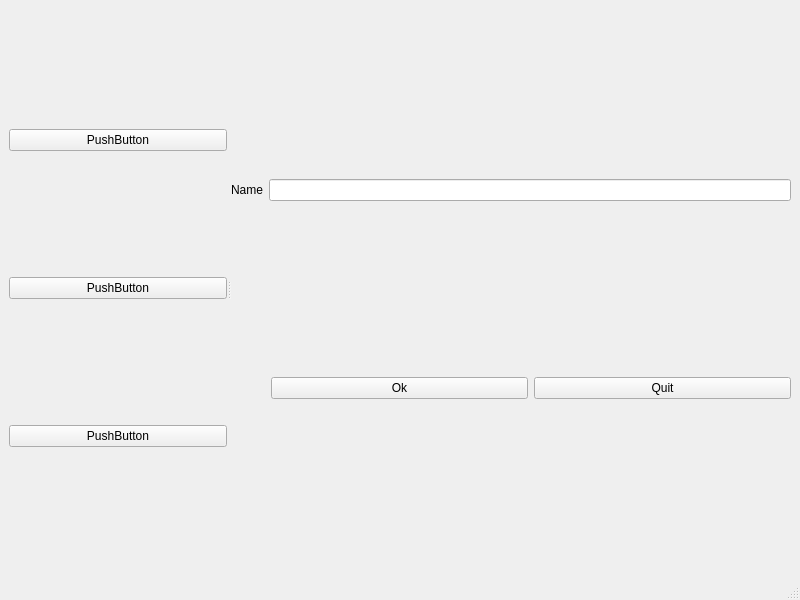
<?xml version="1.0" encoding="UTF-8"?>
<ui version="4.0">
 <class>MainWindow</class>
 <widget class="QMainWindow" name="MainWindow">
  <property name="geometry">
   <rect>
    <x>0</x>
    <y>0</y>
    <width>800</width>
    <height>600</height>
   </rect>
  </property>
  <property name="windowTitle">
   <string>MainWindow</string>
  </property>
  <widget class="QWidget" name="centralwidget">
   <layout class="QHBoxLayout" name="horizontalLayout_3">
    <item>
     <widget class="QSplitter" name="splitter">
      <property name="orientation">
       <enum>Qt::Horizontal</enum>
      </property>
      <widget class="QWidget" name="">
       <layout class="QVBoxLayout" name="verticalLayout_2">
        <item>
         <widget class="QPushButton" name="pushButton_3">
          <property name="text">
           <string>PushButton</string>
          </property>
         </widget>
        </item>
        <item>
         <widget class="QPushButton" name="pushButton_4">
          <property name="text">
           <string>PushButton</string>
          </property>
         </widget>
        </item>
        <item>
         <widget class="QPushButton" name="pushButton_5">
          <property name="text">
           <string>PushButton</string>
          </property>
         </widget>
        </item>
       </layout>
      </widget>
      <widget class="QWidget" name="">
       <layout class="QVBoxLayout" name="verticalLayout">
        <item>
         <layout class="QHBoxLayout" name="horizontalLayout">
          <item>
           <widget class="QLabel" name="label">
            <property name="text">
             <string>Name</string>
            </property>
            <property name="buddy">
             <cstring>lineEdit</cstring>
            </property>
           </widget>
          </item>
          <item>
           <widget class="QLineEdit" name="lineEdit"/>
          </item>
         </layout>
        </item>
        <item>
         <layout class="QHBoxLayout" name="horizontalLayout_2">
          <item>
           <spacer name="horizontalSpacer">
            <property name="orientation">
             <enum>Qt::Horizontal</enum>
            </property>
            <property name="sizeType">
             <enum>QSizePolicy::Preferred</enum>
            </property>
            <property name="sizeHint" stdset="0">
             <size>
              <width>40</width>
              <height>20</height>
             </size>
            </property>
           </spacer>
          </item>
          <item>
           <widget class="QPushButton" name="pushButton">
            <property name="text">
             <string>Ok</string>
            </property>
           </widget>
          </item>
          <item>
           <widget class="QPushButton" name="pushButton_2">
            <property name="text">
             <string>Quit</string>
            </property>
           </widget>
          </item>
         </layout>
        </item>
       </layout>
      </widget>
     </widget>
    </item>
   </layout>
  </widget>
  <widget class="QMenuBar" name="menubar">
   <property name="geometry">
    <rect>
     <x>0</x>
     <y>0</y>
     <width>800</width>
     <height>26</height>
    </rect>
   </property>
  </widget>
  <widget class="QStatusBar" name="statusbar"/>
 </widget>
 <tabstops>
  <tabstop>lineEdit</tabstop>
  <tabstop>pushButton</tabstop>
  <tabstop>pushButton_2</tabstop>
  <tabstop>pushButton_3</tabstop>
  <tabstop>pushButton_4</tabstop>
  <tabstop>pushButton_5</tabstop>
 </tabstops>
 <resources/>
 <connections/>
</ui>
